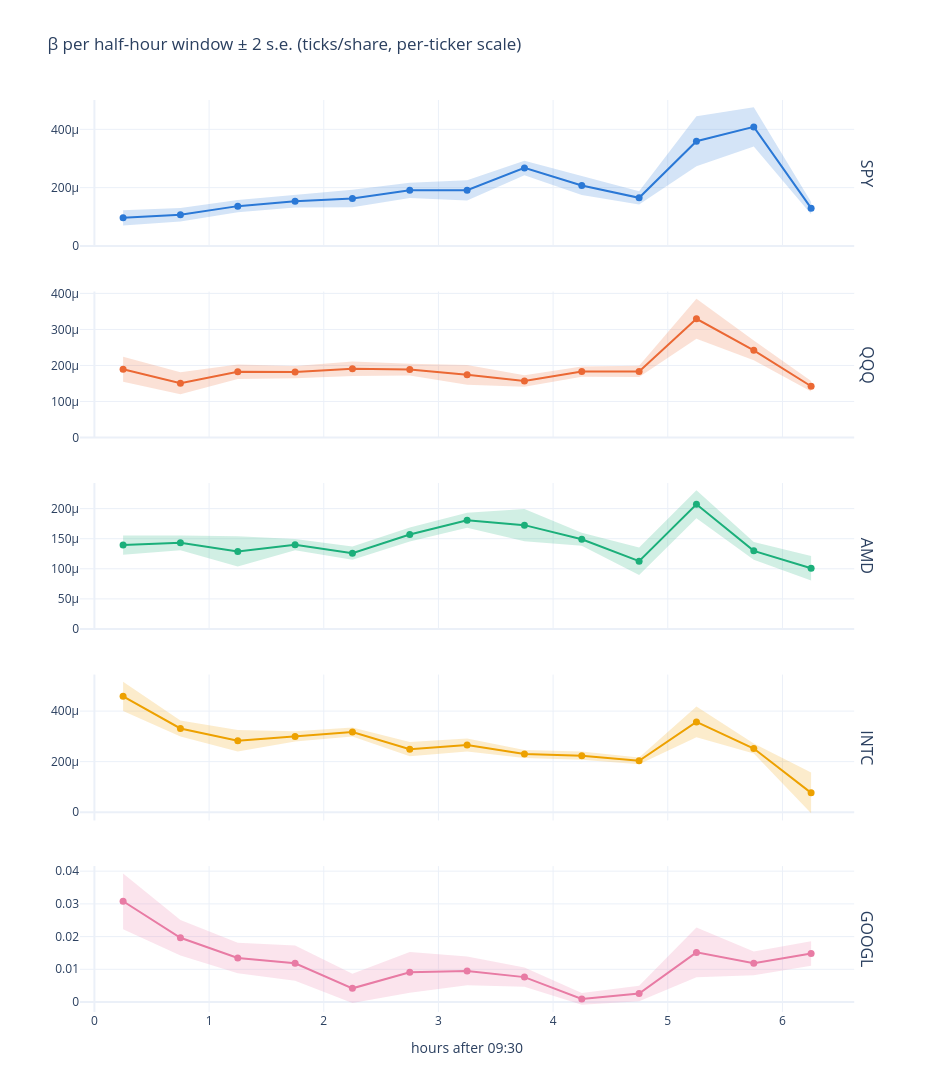

The notebook cell saved with this chart:
### Markdown cell above
## Intraday stability of $\beta$

Refit per half-hour window ($\pm 2$ standard errors). The paper estimates within half-hour windows
precisely because depth varies intraday and $\beta$ moves inversely with depth, so expect larger
$\beta$ near the open when the book is thin. Small multiples, per-ticker scale.

### Code cell
fig = make_subplots(rows=len(TICKERS), cols=1, row_titles=TICKERS, vertical_spacing=0.05,
                    shared_xaxes=True)
for r, t in enumerate(TICKERS, start=1):
    c = COLOR[t]
    band = f"rgba({int(c[1:3], 16)},{int(c[3:5], 16)},{int(c[5:7], 16)},0.2)"
    wf = window_fits(events[t])
    x = [w * 0.5 - 9.5 + 0.25 for w in wf["window"]]  # window centre, hours after 09:30
    fig.add_scatter(x=x, y=(wf["beta"] + 2 * wf["se"]).to_list(), mode="lines",
                    line=dict(width=0), showlegend=False, row=r, col=1)
    fig.add_scatter(x=x, y=(wf["beta"] - 2 * wf["se"]).to_list(), mode="lines", line=dict(width=0),
                    fill="tonexty", fillcolor=band, showlegend=False, row=r, col=1)
    fig.add_scatter(x=x, y=wf["beta"].to_list(), mode="lines+markers",
                    line=dict(color=COLOR[t], width=2), marker=dict(size=7), showlegend=False, row=r, col=1)
    fig.update_yaxes(rangemode="tozero", row=r, col=1)
fig.update_xaxes(title_text="hours after 09:30", row=len(TICKERS), col=1)
fig.update_layout(height=1100, width=950, template="plotly_white",
                  title="β per half-hour window ± 2 s.e. (ticks/share, per-ticker scale)")
fig.show()

### Figure 1 — Plotly figure (JSON) as saved in the notebook; plotly's stock layout.template omitted (floating-point values rounded to 4 significant figures)
{"data": [{"line": {"width": 0}, "mode": "lines", "showlegend": false, "type": "scatter", "x": [0.25, 0.75, 1.25, 1.75, 2.25, 2.75, 3.25, 3.75, 4.25, 4.75, 5.25, 5.75, 6.25], "xaxis": "x", "y": [0.0001221, 0.00013, 0.0001578, 0.000175, 0.0001931, 0.0002168, 0.0002257, 0.0002925, 0.0002401, 0.000188, 0.0004449, 0.0004757, 0.0001503], "yaxis": "y"}, {"fill": "tonexty", "fillcolor": "rgba(42,120,214,0.2)", "line": {"width": 0}, "mode": "lines", "showlegend": false, "type": "scatter", "x": [0.25, 0.75, 1.25, 1.75, 2.25, 2.75, 3.25, 3.75, 4.25, 4.75, 5.25, 5.75, 6.25], "xaxis": "x", "y": [7.042e-05, 8.365e-05, 0.0001153, 0.0001316, 0.0001326, 0.0001647, 0.0001561, 0.0002429, 0.0001744, 0.0001421, 0.0002733, 0.0003412, 0.0001088], "yaxis": "y"}, {"line": {"color": "#2a78d6", "width": 2}, "marker": {"size": 7}, "mode": "lines+markers", "showlegend": false, "type": "scatter", "x": [0.25, 0.75, 1.25, 1.75, 2.25, 2.75, 3.25, 3.75, 4.25, 4.75, 5.25, 5.75, 6.25], "xaxis": "x", "y": [9.624e-05, 0.0001068, 0.0001365, 0.0001533, 0.0001629, 0.0001908, 0.0001909, 0.0002677, 0.0002073, 0.0001651, 0.0003591, 0.0004085, 0.0001296], "yaxis": "y"}, {"line": {"width": 0}, "mode": "lines", "showlegend": false, "type": "scatter", "x": [0.25, 0.75, 1.25, 1.75, 2.25, 2.75, 3.25, 3.75, 4.25, 4.75, 5.25, 5.75, 6.25], "xaxis": "x2", "y": [0.0002243, 0.000181, 0.0002029, 0.0001985, 0.000211, 0.0002045, 0.0002015, 0.0001726, 0.0001974, 0.0001989, 0.0003851, 0.0002692, 0.0001571], "yaxis": "y2"}, {"fill": "tonexty", "fillcolor": "rgba(235,104,52,0.2)", "line": {"width": 0}, "mode": "lines", "showlegend": false, "type": "scatter", "x": [0.25, 0.75, 1.25, 1.75, 2.25, 2.75, 3.25, 3.75, 4.25, 4.75, 5.25, 5.75, 6.25], "xaxis": "x2", "y": [0.0001543, 0.0001198, 0.000162, 0.0001646, 0.0001709, 0.0001723, 0.0001465, 0.000141, 0.0001688, 0.000168, 0.000274, 0.0002147, 0.0001273], "yaxis": "y2"}, {"line": {"color": "#eb6834", "width": 2}, "marker": {"size": 7}, "mode": "lines+markers", "showlegend": false, "type": "scatter", "x": [0.25, 0.75, 1.25, 1.75, 2.25, 2.75, 3.25, 3.75, 4.25, 4.75, 5.25, 5.75, 6.25], "xaxis": "x2", "y": [0.0001893, 0.0001504, 0.0001825, 0.0001816, 0.000191, 0.0001884, 0.000174, 0.0001568, 0.0001831, 0.0001835, 0.0003295, 0.0002419, 0.0001422], "yaxis": "y2"}, {"line": {"width": 0}, "mode": "lines", "showlegend": false, "type": "scatter", "x": [0.25, 0.75, 1.25, 1.75, 2.25, 2.75, 3.25, 3.75, 4.25, 4.75, 5.25, 5.75, 6.25], "xaxis": "x3", "y": [0.0001554, 0.0001555, 0.000154, 0.0001493, 0.000137, 0.0001684, 0.0001933, 0.0001994, 0.00016, 0.0001355, 0.0002303, 0.0001444, 0.0001213], "yaxis": "y3"}, {"fill": "tonexty", "fillcolor": "rgba(27,175,122,0.2)", "line": {"width": 0}, "mode": "lines", "showlegend": false, "type": "scatter", "x": [0.25, 0.75, 1.25, 1.75, 2.25, 2.75, 3.25, 3.75, 4.25, 4.75, 5.25, 5.75, 6.25], "xaxis": "x3", "y": [0.0001232, 0.0001309, 0.0001038, 0.0001308, 0.0001149, 0.0001453, 0.0001683, 0.0001457, 0.0001381, 8.967e-05, 0.0001841, 0.0001152, 8.068e-05], "yaxis": "y3"}, {"line": {"color": "#1baf7a", "width": 2}, "marker": {"size": 7}, "mode": "lines+markers", "showlegend": false, "type": "scatter", "x": [0.25, 0.75, 1.25, 1.75, 2.25, 2.75, 3.25, 3.75, 4.25, 4.75, 5.25, 5.75, 6.25], "xaxis": "x3", "y": [0.0001393, 0.0001432, 0.0001289, 0.00014, 0.0001259, 0.0001568, 0.0001808, 0.0001725, 0.0001491, 0.0001126, 0.0002072, 0.0001298, 0.000101], "yaxis": "y3"}, {"line": {"width": 0}, "mode": "lines", "showlegend": false, "type": "scatter", "x": [0.25, 0.75, 1.25, 1.75, 2.25, 2.75, 3.25, 3.75, 4.25, 4.75, 5.25, 5.75, 6.25], "xaxis": "x4", "y": [0.0005158, 0.0003628, 0.0003247, 0.0003206, 0.0003351, 0.0002776, 0.0002913, 0.0002456, 0.0002401, 0.0002167, 0.0004182, 0.0002717, 0.000157], "yaxis": "y4"}, {"fill": "tonexty", "fillcolor": "rgba(237,161,0,0.2)", "line": {"width": 0}, "mode": "lines", "showlegend": false, "type": "scatter", "x": [0.25, 0.75, 1.25, 1.75, 2.25, 2.75, 3.25, 3.75, 4.25, 4.75, 5.25, 5.75, 6.25], "xaxis": "x4", "y": [0.0004009, 0.0002997, 0.0002403, 0.0002792, 0.0002991, 0.0002213, 0.0002399, 0.0002141, 0.0002073, 0.0001897, 0.0002964, 0.0002322, -4.082e-06], "yaxis": "y4"}, {"line": {"color": "#eda100", "width": 2}, "marker": {"size": 7}, "mode": "lines+markers", "showlegend": false, "type": "scatter", "x": [0.25, 0.75, 1.25, 1.75, 2.25, 2.75, 3.25, 3.75, 4.25, 4.75, 5.25, 5.75, 6.25], "xaxis": "x4", "y": [0.0004583, 0.0003312, 0.0002825, 0.0002999, 0.0003171, 0.0002495, 0.0002656, 0.0002298, 0.0002237, 0.0002032, 0.0003573, 0.0002519, 7.645e-05], "yaxis": "y4"}, {"line": {"width": 0}, "mode": "lines", "showlegend": false, "type": "scatter", "x": [0.25, 0.75, 1.25, 1.75, 2.25, 2.75, 3.25, 3.75, 4.25, 4.75, 5.25, 5.75, 6.25], "xaxis": "x5", "y": [0.03933, 0.02506, 0.01809, 0.01724, 0.008624, 0.01527, 0.01391, 0.01058, 0.002735, 0.004995, 0.0228, 0.01547, 0.01856], "yaxis": "y5"}, {"fill": "tonexty", "fillcolor": "rgba(232,123,164,0.2)", "line": {"width": 0}, "mode": "lines", "showlegend": false, "type": "scatter", "x": [0.25, 0.75, 1.25, 1.75, 2.25, 2.75, 3.25, 3.75, 4.25, 4.75, 5.25, 5.75, 6.25], "xaxis": "x5", "y": [0.02228, 0.01423, 0.008819, 0.006463, -0.0002695, 0.00286, 0.005086, 0.004636, -0.0008281, 0.0001922, 0.007541, 0.008162, 0.01106], "yaxis": "y5"}, {"line": {"color": "#e87ba4", "width": 2}, "marker": {"size": 7}, "mode": "lines+markers", "showlegend": false, "type": "scatter", "x": [0.25, 0.75, 1.25, 1.75, 2.25, 2.75, 3.25, 3.75, 4.25, 4.75, 5.25, 5.75, 6.25], "xaxis": "x5", "y": [0.0308, 0.01964, 0.01346, 0.01185, 0.004177, 0.009063, 0.009498, 0.007608, 0.0009533, 0.002594, 0.01517, 0.01181, 0.01481], "yaxis": "y5"}], "layout": {"annotations": [{"font": {"size": 16}, "showarrow": false, "text": "SPY", "textangle": 90, "x": 0.98, "xanchor": "left", "xref": "paper", "y": 0.92, "yanchor": "middle", "yref": "paper"}, {"font": {"size": 16}, "showarrow": false, "text": "QQQ", "textangle": 90, "x": 0.98, "xanchor": "left", "xref": "paper", "y": 0.71, "yanchor": "middle", "yref": "paper"}, {"font": {"size": 16}, "showarrow": false, "text": "AMD", "textangle": 90, "x": 0.98, "xanchor": "left", "xref": "paper", "y": 0.5, "yanchor": "middle", "yref": "paper"}, {"font": {"size": 16}, "showarrow": false, "text": "INTC", "textangle": 90, "x": 0.98, "xanchor": "left", "xref": "paper", "y": 0.29, "yanchor": "middle", "yref": "paper"}, {"font": {"size": 16}, "showarrow": false, "text": "GOOGL", "textangle": 90, "x": 0.98, "xanchor": "left", "xref": "paper", "y": 0.08, "yanchor": "middle", "yref": "paper"}], "height": 1100, "title": {"text": "β per half-hour window ± 2 s.e. (ticks/share, per-ticker scale)"}, "width": 950, "xaxis": {"anchor": "y", "domain": [0, 0.98], "matches": "x5", "showticklabels": false}, "xaxis2": {"anchor": "y2", "domain": [0, 0.98], "matches": "x5", "showticklabels": false}, "xaxis3": {"anchor": "y3", "domain": [0, 0.98], "matches": "x5", "showticklabels": false}, "xaxis4": {"anchor": "y4", "domain": [0, 0.98], "matches": "x5", "showticklabels": false}, "xaxis5": {"anchor": "y5", "domain": [0, 0.98], "title": {"text": "hours after 09:30"}}, "yaxis": {"anchor": "x", "domain": [0.84, 1], "rangemode": "tozero"}, "yaxis2": {"anchor": "x2", "domain": [0.63, 0.79], "rangemode": "tozero"}, "yaxis3": {"anchor": "x3", "domain": [0.42, 0.58], "rangemode": "tozero"}, "yaxis4": {"anchor": "x4", "domain": [0.21, 0.37], "rangemode": "tozero"}, "yaxis5": {"anchor": "x5", "domain": [0, 0.16], "rangemode": "tozero"}}}
